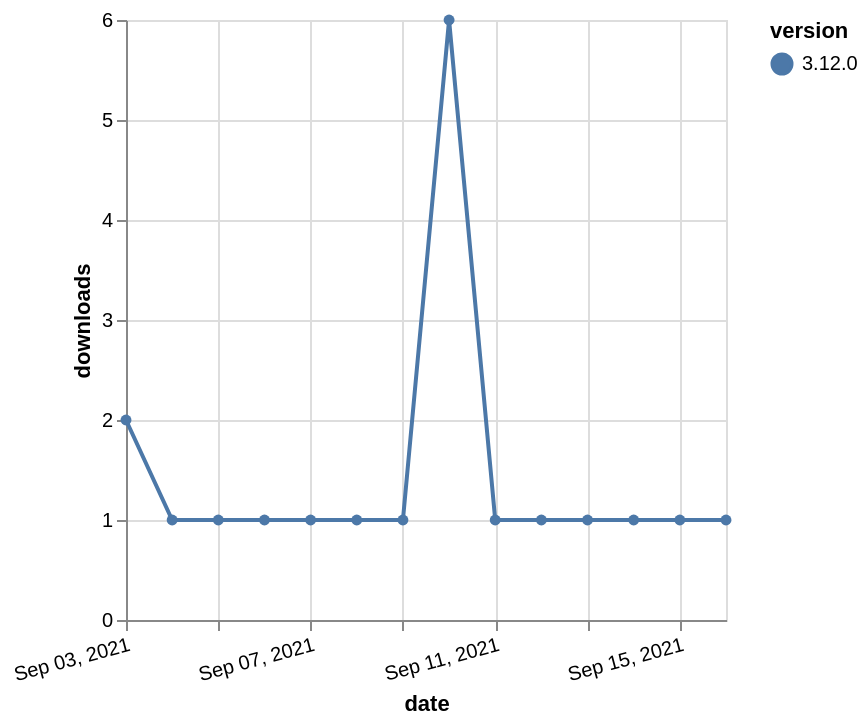

Vega-Lite specification for this chart:
### Vega-Lite specification from a JSON file in a GitHub repository (floating-point values rounded to 4 significant figures)
{"$schema": "https://vega.github.io/schema/vega-lite/v5.json", "description": "A simple bar chart with embedded data.", "data": {"values": [{"date": "2021-09-03", "total": 502, "delta": 2, "version": "3.12.0"}, {"date": "2021-09-04", "total": 503, "delta": 1, "version": "3.12.0"}, {"date": "2021-09-05", "total": 504, "delta": 1, "version": "3.12.0"}, {"date": "2021-09-06", "total": 505, "delta": 1, "version": "3.12.0"}, {"date": "2021-09-07", "total": 506, "delta": 1, "version": "3.12.0"}, {"date": "2021-09-08", "total": 507, "delta": 1, "version": "3.12.0"}, {"date": "2021-09-09", "total": 508, "delta": 1, "version": "3.12.0"}, {"date": "2021-09-10", "total": 514, "delta": 6, "version": "3.12.0"}, {"date": "2021-09-11", "total": 515, "delta": 1, "version": "3.12.0"}, {"date": "2021-09-12", "total": 516, "delta": 1, "version": "3.12.0"}, {"date": "2021-09-13", "total": 517, "delta": 1, "version": "3.12.0"}, {"date": "2021-09-14", "total": 518, "delta": 1, "version": "3.12.0"}, {"date": "2021-09-15", "total": 519, "delta": 1, "version": "3.12.0"}, {"date": "2021-09-16", "total": 520, "delta": 1, "version": "3.12.0"}]}, "width": "container", "mark": {"type": "line", "point": {"filled": true}}, "encoding": {"x": {"field": "date", "type": "temporal", "timeUnit": "yearmonthdate", "title": "date", "axis": {"labelAngle": -15}}, "y": {"field": "delta", "type": "quantitative", "title": "downloads"}, "color": {"field": "version", "type": "nominal"}, "tooltip": {"field": "delta"}}}
